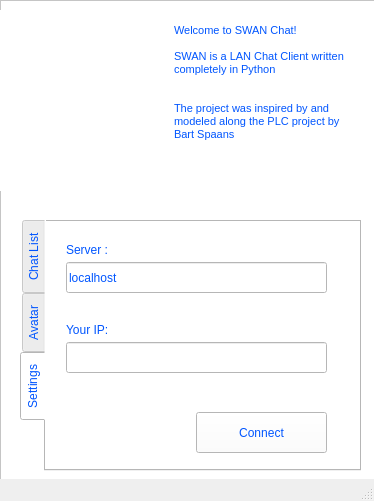
<?xml version="1.0" encoding="UTF-8"?>
<ui version="4.0">
 <class>MainWindow</class>
 <widget class="QMainWindow" name="MainWindow">
  <property name="geometry">
   <rect>
    <x>0</x>
    <y>0</y>
    <width>374</width>
    <height>501</height>
   </rect>
  </property>
  <property name="windowTitle">
   <string>MainWindow</string>
  </property>
  <widget class="QWidget" name="centralwidget">
   <widget class="QFrame" name="Main_page">
    <property name="geometry">
     <rect>
      <x>0</x>
      <y>0</y>
      <width>377</width>
      <height>481</height>
     </rect>
    </property>
    <property name="maximumSize">
     <size>
      <width>377</width>
      <height>495</height>
     </size>
    </property>
    <property name="styleSheet">
     <string notr="true">background-color: rgb(255, 255, 255);</string>
    </property>
    <property name="frameShape">
     <enum>QFrame::StyledPanel</enum>
    </property>
    <property name="frameShadow">
     <enum>QFrame::Raised</enum>
    </property>
    <widget class="QTextBrowser" name="textBrowser">
     <property name="geometry">
      <rect>
       <x>0</x>
       <y>10</y>
       <width>161</width>
       <height>181</height>
      </rect>
     </property>
     <property name="styleSheet">
      <string notr="true">color: rgb(0, 85, 255);</string>
     </property>
     <property name="frameShape">
      <enum>QFrame::NoFrame</enum>
     </property>
     <property name="frameShadow">
      <enum>QFrame::Plain</enum>
     </property>
     <property name="lineWidth">
      <number>0</number>
     </property>
     <property name="html">
      <string>&lt;!DOCTYPE HTML PUBLIC &quot;-//W3C//DTD HTML 4.0//EN&quot; &quot;http://www.w3.org/TR/REC-html40/strict.dtd&quot;&gt;
&lt;html&gt;&lt;head&gt;&lt;meta name=&quot;qrichtext&quot; content=&quot;1&quot; /&gt;&lt;style type=&quot;text/css&quot;&gt;
p, li { white-space: pre-wrap; }
&lt;/style&gt;&lt;/head&gt;&lt;body style=&quot; font-family:'DejaVu Sans'; font-size:8pt; font-weight:400; font-style:normal;&quot;&gt;
&lt;p style=&quot; margin-top:0px; margin-bottom:0px; margin-left:0px; margin-right:0px; -qt-block-indent:0; text-indent:0px;&quot;&gt;&lt;img src=&quot;:/main_window/swan_small.png&quot; /&gt;&lt;/p&gt;&lt;/body&gt;&lt;/html&gt;</string>
     </property>
    </widget>
    <widget class="QTextBrowser" name="textBrowser_2">
     <property name="geometry">
      <rect>
       <x>170</x>
       <y>20</y>
       <width>191</width>
       <height>151</height>
      </rect>
     </property>
     <property name="styleSheet">
      <string notr="true">color: rgb(0, 85, 255);</string>
     </property>
     <property name="frameShape">
      <enum>QFrame::NoFrame</enum>
     </property>
     <property name="html">
      <string>&lt;!DOCTYPE HTML PUBLIC &quot;-//W3C//DTD HTML 4.0//EN&quot; &quot;http://www.w3.org/TR/REC-html40/strict.dtd&quot;&gt;
&lt;html&gt;&lt;head&gt;&lt;meta name=&quot;qrichtext&quot; content=&quot;1&quot; /&gt;&lt;style type=&quot;text/css&quot;&gt;
p, li { white-space: pre-wrap; }
&lt;/style&gt;&lt;/head&gt;&lt;body style=&quot; font-family:'DejaVu Sans'; font-size:8pt; font-weight:400; font-style:normal;&quot;&gt;
&lt;p style=&quot; margin-top:0px; margin-bottom:0px; margin-left:0px; margin-right:0px; -qt-block-indent:0; text-indent:0px;&quot;&gt;Welcome to SWAN Chat!&lt;/p&gt;
&lt;p style=&quot;-qt-paragraph-type:empty; margin-top:0px; margin-bottom:0px; margin-left:0px; margin-right:0px; -qt-block-indent:0; text-indent:0px;&quot;&gt;&lt;/p&gt;
&lt;p style=&quot; margin-top:0px; margin-bottom:0px; margin-left:0px; margin-right:0px; -qt-block-indent:0; text-indent:0px;&quot;&gt;SWAN is a LAN Chat Client written completely in Python&lt;/p&gt;
&lt;p style=&quot;-qt-paragraph-type:empty; margin-top:0px; margin-bottom:0px; margin-left:0px; margin-right:0px; -qt-block-indent:0; text-indent:0px;&quot;&gt;&lt;/p&gt;
&lt;p style=&quot;-qt-paragraph-type:empty; margin-top:0px; margin-bottom:0px; margin-left:0px; margin-right:0px; -qt-block-indent:0; text-indent:0px;&quot;&gt;&lt;/p&gt;
&lt;p style=&quot; margin-top:0px; margin-bottom:0px; margin-left:0px; margin-right:0px; -qt-block-indent:0; text-indent:0px;&quot;&gt;The project was inspired by and modeled along the PLC project by Bart Spaans&lt;/p&gt;&lt;/body&gt;&lt;/html&gt;</string>
     </property>
    </widget>
    <widget class="QTabWidget" name="tabWidget">
     <property name="geometry">
      <rect>
       <x>20</x>
       <y>220</y>
       <width>341</width>
       <height>251</height>
      </rect>
     </property>
     <property name="styleSheet">
      <string notr="true">selection-background-color: rgb(0, 0, 0);
color: rgb(0, 85, 255);
alternate-background-color: rgb(0, 0, 0);</string>
     </property>
     <property name="tabPosition">
      <enum>QTabWidget::West</enum>
     </property>
     <property name="currentIndex">
      <number>2</number>
     </property>
     <property name="elideMode">
      <enum>Qt::ElideNone</enum>
     </property>
     <widget class="QWidget" name="tab_3">
      <attribute name="title">
       <string>Chat List</string>
      </attribute>
      <widget class="QListWidget" name="listWidget">
       <property name="geometry">
        <rect>
         <x>0</x>
         <y>0</y>
         <width>311</width>
         <height>241</height>
        </rect>
       </property>
       <property name="font">
        <font>
         <pointsize>10</pointsize>
         <underline>false</underline>
        </font>
       </property>
       <property name="styleSheet">
        <string notr="true">alternate-background-color: rgb(85, 255, 255);
selection-background-color: rgb(0, 85, 255);</string>
       </property>
       <property name="alternatingRowColors">
        <bool>true</bool>
       </property>
       <property name="viewMode">
        <enum>QListView::ListMode</enum>
       </property>
       <property name="batchSize">
        <number>200</number>
       </property>
       <property name="sortingEnabled">
        <bool>true</bool>
       </property>
       <item>
        <property name="text">
         <string>New Item</string>
        </property>
        <property name="icon">
         <iconset resource="chat_main.qrc">
          <normaloff>:/main_window/face-smile.png</normaloff>:/main_window/face-smile.png</iconset>
        </property>
       </item>
       <item>
        <property name="text">
         <string>New Item</string>
        </property>
        <property name="icon">
         <iconset resource="chat_main.qrc">
          <normaloff>:/main_window/face-smile.png</normaloff>:/main_window/face-smile.png</iconset>
        </property>
       </item>
      </widget>
     </widget>
     <widget class="QWidget" name="tab_2">
      <attribute name="title">
       <string>Avatar</string>
      </attribute>
      <widget class="QPushButton" name="pushButton">
       <property name="geometry">
        <rect>
         <x>200</x>
         <y>10</y>
         <width>96</width>
         <height>101</height>
        </rect>
       </property>
       <property name="toolTip">
        <string>Change your picture</string>
       </property>
       <property name="text">
        <string/>
       </property>
       <property name="icon">
        <iconset resource="chat_main.qrc">
         <normaloff>:/main_window/face-smile.png</normaloff>:/main_window/face-smile.png</iconset>
       </property>
       <property name="iconSize">
        <size>
         <width>110</width>
         <height>110</height>
        </size>
       </property>
      </widget>
      <widget class="QLineEdit" name="lineEdit">
       <property name="geometry">
        <rect>
         <x>20</x>
         <y>80</y>
         <width>171</width>
         <height>25</height>
        </rect>
       </property>
       <property name="font">
        <font>
         <weight>50</weight>
         <bold>false</bold>
        </font>
       </property>
       <property name="styleSheet">
        <string notr="true">border-color: rgb(0, 85, 255);</string>
       </property>
      </widget>
      <widget class="QLabel" name="label">
       <property name="geometry">
        <rect>
         <x>20</x>
         <y>60</y>
         <width>53</width>
         <height>15</height>
        </rect>
       </property>
       <property name="text">
        <string>Name :</string>
       </property>
      </widget>
      <widget class="QTextEdit" name="textEdit">
       <property name="geometry">
        <rect>
         <x>20</x>
         <y>150</y>
         <width>271</width>
         <height>71</height>
        </rect>
       </property>
      </widget>
      <widget class="QLabel" name="label_2">
       <property name="geometry">
        <rect>
         <x>20</x>
         <y>130</y>
         <width>101</width>
         <height>16</height>
        </rect>
       </property>
       <property name="text">
        <string>Status Message :</string>
       </property>
      </widget>
     </widget>
     <widget class="QWidget" name="tab">
      <attribute name="title">
       <string>Settings</string>
      </attribute>
      <widget class="QLineEdit" name="lineEdit_2">
       <property name="geometry">
        <rect>
         <x>20</x>
         <y>40</y>
         <width>261</width>
         <height>31</height>
        </rect>
       </property>
       <property name="text">
        <string>localhost</string>
       </property>
      </widget>
      <widget class="QLabel" name="label_3">
       <property name="geometry">
        <rect>
         <x>20</x>
         <y>20</y>
         <width>53</width>
         <height>15</height>
        </rect>
       </property>
       <property name="text">
        <string>Server :</string>
       </property>
      </widget>
      <widget class="QLineEdit" name="lineEdit_3">
       <property name="geometry">
        <rect>
         <x>20</x>
         <y>120</y>
         <width>261</width>
         <height>31</height>
        </rect>
       </property>
      </widget>
      <widget class="QLabel" name="label_4">
       <property name="geometry">
        <rect>
         <x>20</x>
         <y>100</y>
         <width>91</width>
         <height>16</height>
        </rect>
       </property>
       <property name="text">
        <string>Your IP: </string>
       </property>
      </widget>
      <widget class="QPushButton" name="pushButton_2">
       <property name="geometry">
        <rect>
         <x>150</x>
         <y>190</y>
         <width>131</width>
         <height>41</height>
        </rect>
       </property>
       <property name="text">
        <string>Connect</string>
       </property>
      </widget>
     </widget>
    </widget>
   </widget>
  </widget>
  <widget class="QStatusBar" name="statusbar"/>
 </widget>
 <resources>
  <include location="chat_main.qrc"/>
 </resources>
 <connections/>
</ui>
